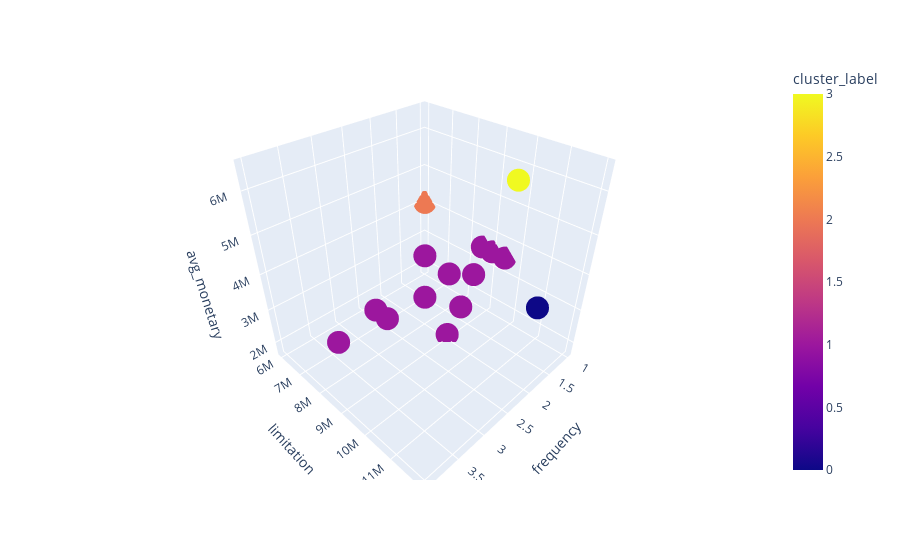

Notebook cell for this chart:
### Code cell
cluster_k4['cluster_label'] = y_kmeans
fig = px.scatter_3d(cluster_k4, x='frequency', y='limitation', z='avg_monetary', color='cluster_label')
fig.show()

### Figure 1 — Plotly figure (JSON) as saved in the notebook; plotly's stock layout.template omitted (floating-point values rounded to 4 significant figures)
{"data": [{"hovertemplate": "frequency=%{x}<br>limitation=%{y}<br>avg_monetary=%{z}<br>cluster_label=%{marker.color}<extra></extra>", "legendgroup": "", "marker": {"color": [0, 1, 1, 2, 1, 1, 1, 3, 1, 1, 1, 1, 1, 1, 1], "coloraxis": "coloraxis", "symbol": "circle"}, "mode": "markers", "name": "", "scene": "scene", "showlegend": false, "type": "scatter3d", "x": [2, 2, 2, 1, 4, 2, 2, 2, 3, 3, 2, 2, 1, 1, 1], "y": [12000000, 9000000, 8000000, 6000000, 9000000, 9500000, 9900000, 11000000, 8000000, 8500000, 8000000, 9000000, 8600000, 9000000, 9500000], "z": [4000000, 1750000, 2500000, 4000000, 3593750, 2875000, 3968750, 6500000, 3010416, 2994791, 3753906, 3625000, 3500000, 3500000, 3500000]}], "layout": {"coloraxis": {"colorbar": {"title": {"text": "cluster_label"}}, "colorscale": [[0, "#0d0887"], [0.1111, "#46039f"], [0.2222, "#7201a8"], [0.3333, "#9c179e"], [0.4444, "#bd3786"], [0.5556, "#d8576b"], [0.6667, "#ed7953"], [0.7778, "#fb9f3a"], [0.8889, "#fdca26"], [1, "#f0f921"]]}, "legend": {"tracegroupgap": 0}, "margin": {"t": 60}, "scene": {"domain": {"x": [0, 1], "y": [0, 1]}, "xaxis": {"title": {"text": "frequency"}}, "yaxis": {"title": {"text": "limitation"}}, "zaxis": {"title": {"text": "avg_monetary"}}}}}
